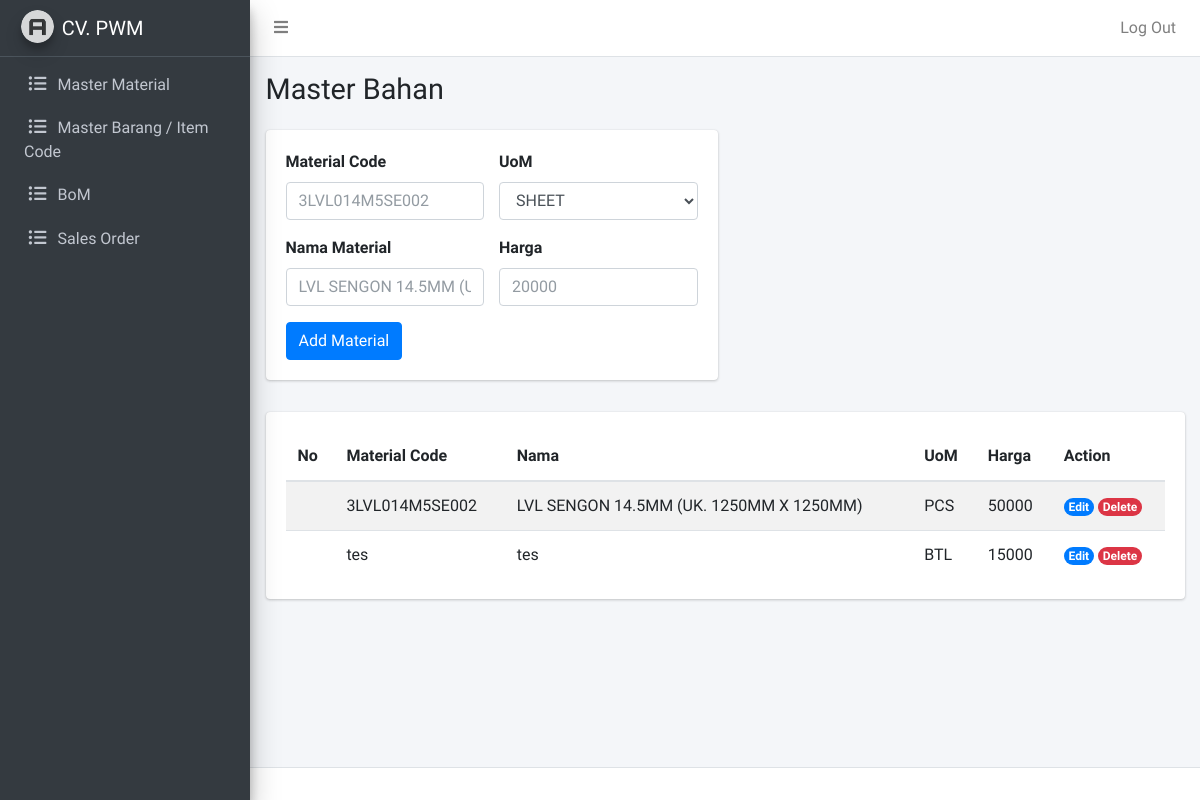
The app's page /admin/material.php (signed in), older data.
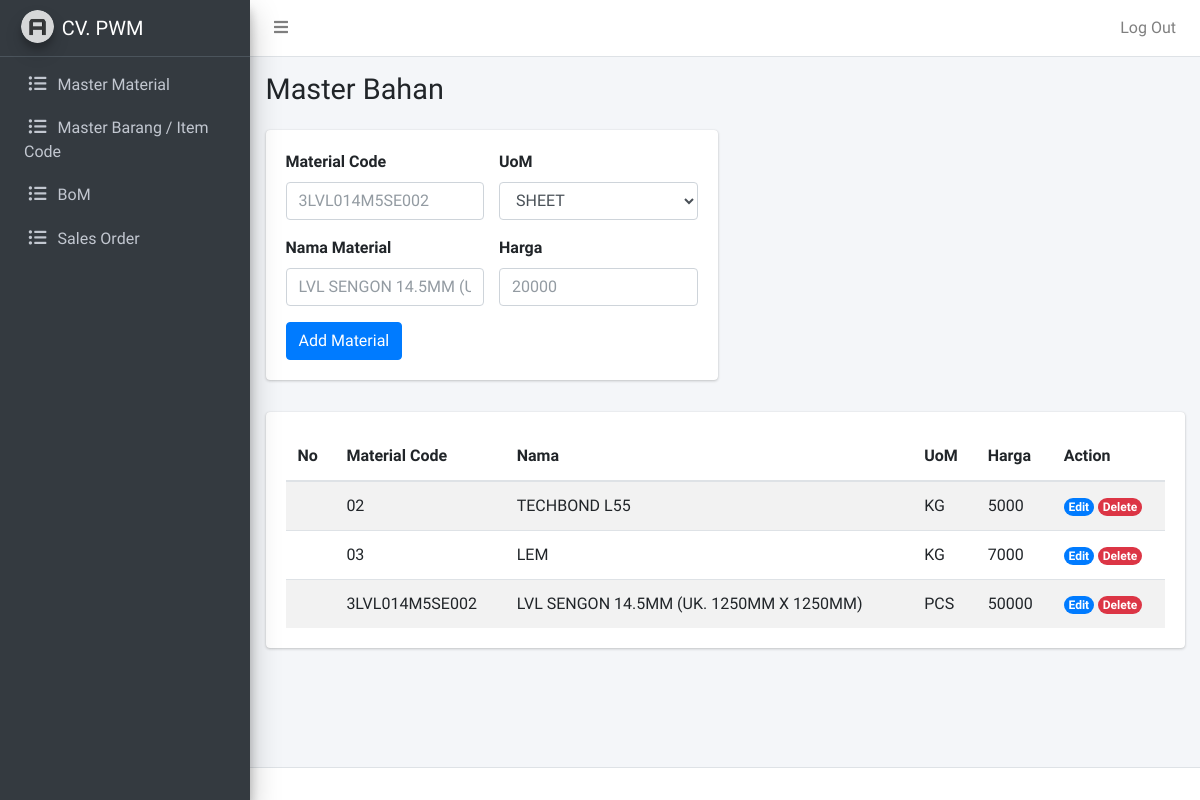
The same page, newer data.
### tables this page shows
CREATE TABLE `material` (
  `material_id` varchar(255) NOT NULL,
  `material_nama` varchar(255) NOT NULL,
  `material_uom` varchar(255) NOT NULL,
  `material_harga` int(11) NOT NULL
);

### admin/material.php (the view, shortened to what this page needs)
<?php
require_once "../koneksi.php";
$query = mysqli_query($conn, "SELECT * FROM material");
?>
<?php require_once "template/header.php"; ?>
<?php require_once "template/navbar.php"; ?>
<?php require_once "template/sidebar.php"; ?>
  <div class="content-wrapper">
    <div class="content-header">
      <div class="container-fluid">
        <div class="row mb-2">
          <div class="col-sm-6">
            <h1 class="m-0">Master Bahan</h1>
          </div>
        </div>
      </div>
    </div>
    <div class="content">
      <div class="container-fluid">
        <div class="row mb-3">
          <div class="col-md-6">
            <form action="" method="post">
              <div class="card">
                <div class="card-body">
                  <div class="row">
                    <div class="col-md">
                      <div class="mb-3">
                        <label for="material-code" class="form-label">Material Code</label>
                        <input name="material-code" type="text" class="form-control" id="material-code" placeholder="3LVL014M5SE002">
                      </div>
                      <div class="mb-3">
                        <label for="nama" class="form-label">Nama Material</label>
                        <input name="nama" type="text" class="form-control" id="nama" placeholder="LVL SENGON 14.5MM (UK. 1250MM X 1250MM)">
                      </div>
                    </div>
                    <div class="col-md">
                      <div class="mb-3">
                        <label for="uom" class="form-label">UoM</label>
                        <select name="uom" class="form-select form-control">
                          <option value="SHEET">SHEET</option>
                        </select>
                      </div>
                      <div class="mb-3">
                        <label for="harga" class="form-label">Harga</label>
                        <input name="harga" type="text" class="form-control" id="harga" placeholder="20000">
                      </div>
                    </div>
                  </div>
                  <div>
                    <button name="add-material" type="submit" class="btn btn-primary">Add Material</button>
                  </div>
                </div>
              </div>
            </form>
          </div>
        </div>
        <div class="row">
          <div class="col">
            <div class="card table-responsive">
              <div class="card-body">
                <table id="production-order" class="table table-striped display" style="width:100%">
                  <thead>
                      <tr>
                          <th>No</th>
                          <th>Material Code</th>
                          <th>Nama</th>
                          <th>UoM</th>
                          <th>Harga</th>
                          <th>Action</th>
                      </tr>
                  </thead>
                  <tbody>
                    <?php while($material = mysqli_fetch_assoc($query)) : ?>
                      <tr>
                          <td></td>
                          <td><?= $material['material_id']; ?></td>
                          <td><?= $material['material_nama']; ?></td>
                          <td><?= $material['material_uom']; ?></td>
                          <td><?= $material['material_harga']; ?></td>
                          <td>
                            <a href="material-edit.php?id=<?= $material['material_id']; ?>"><span class="badge rounded-pill bg-primary">Edit</span></a>
                            <a href="material-delete.php?id=<?= $material['material_id']; ?>"><span class="badge rounded-pill bg-danger">Delete</span></a>
                          </td>
                      </tr>
                    <?php endwhile; ?>
                  </tbody>
                </table>
              </div>
            </div>
          </div>
        </div>
      </div>
    </div>
  </div>
<?php require_once "template/footer.php"; ?>

### admin/template/header.php (shortened to what this page needs)
<!DOCTYPE html>
<html lang="en">
<head>
  <link rel="stylesheet" href="asset/plugins/fontawesome-free/css/all.min.css">
  <link rel="stylesheet" href="https://cdn.datatables.net/1.11.3/css/jquery.dataTables.min.css">
  <link rel="stylesheet" href="https://cdn.datatables.net/buttons/2.0.1/css/buttons.dataTables.min.css">
  <link rel="stylesheet" href="asset/dist/css/adminlte.min.css">
</head>
<body class="hold-transition sidebar-mini layout-fixed">
<div class="wrapper">

### admin/template/navbar.php
<nav class="main-header navbar navbar-expand navbar-white navbar-light">
  <ul class="navbar-nav">
    <li class="nav-item">
      <a class="nav-link" data-widget="pushmenu" href="#" role="button"><i class="fas fa-bars"></i></a>
    </li>
  </ul>
  <ul class="navbar-nav ml-auto">
    <li class="nav-item">
      <a class="nav-link" href="../logout.php" role="button">
        <p>Log Out</p>
      </a>
    </li>
  </ul>
</nav>

### admin/template/sidebar.php
<aside class="main-sidebar sidebar-dark-primary elevation-4">
  <a href="#" class="brand-link">
    <img src="asset/dist/img/AdminLTELogo.png" alt="AdminLTE Logo" class="brand-image img-circle elevation-3" style="opacity: .8">
    <span class="brand-text font-weight-light">CV. PWM</span>
  </a>
  <div class="sidebar">
    <nav class="mt-2">
      <ul class="nav nav-pills nav-sidebar flex-column" data-widget="treeview" role="menu" data-accordion="false">
        <li class="nav-item">
          <a href="material.php" class="nav-link">
            <i class="nav-icon far fas fa-list-ul"></i>
            <p>
              Master Material
            </p>
          </a>
        </li>
        <li class="nav-item">
          <a href="item.php" class="nav-link">
            <i class="nav-icon far fas fa-list-ul"></i>
            <p>
              Master Barang / Item Code
            </p>
          </a>
        </li>
        <li class="nav-item">
          <a href="bom.php" class="nav-link">
            <i class="nav-icon far fas fa-list-ul"></i>
            <p>
              BoM
            </p>
          </a>
        </li>
        <li class="nav-item">
          <a href="so.php" class="nav-link">
            <i class="nav-icon far fas fa-list-ul"></i>
            <p>
              Sales Order
            </p>
          </a>
        </li>
      </ul>
    </nav>
  </div>
</aside>

### admin/template/footer.php (shortened to what this page needs)
<footer class="main-footer">
</footer>
</div>
</body>
</html>

Row changes from the older to the newer data that the page shows:
removed material: material_id "tes", material_nama "tes", material_uom "BTL", material_harga "15000"
added material: material_id "02", material_nama "TECHBOND L55", material_uom "KG", material_harga "5000"
added material: material_id "03", material_nama "LEM", material_uom "KG", material_harga "7000"
